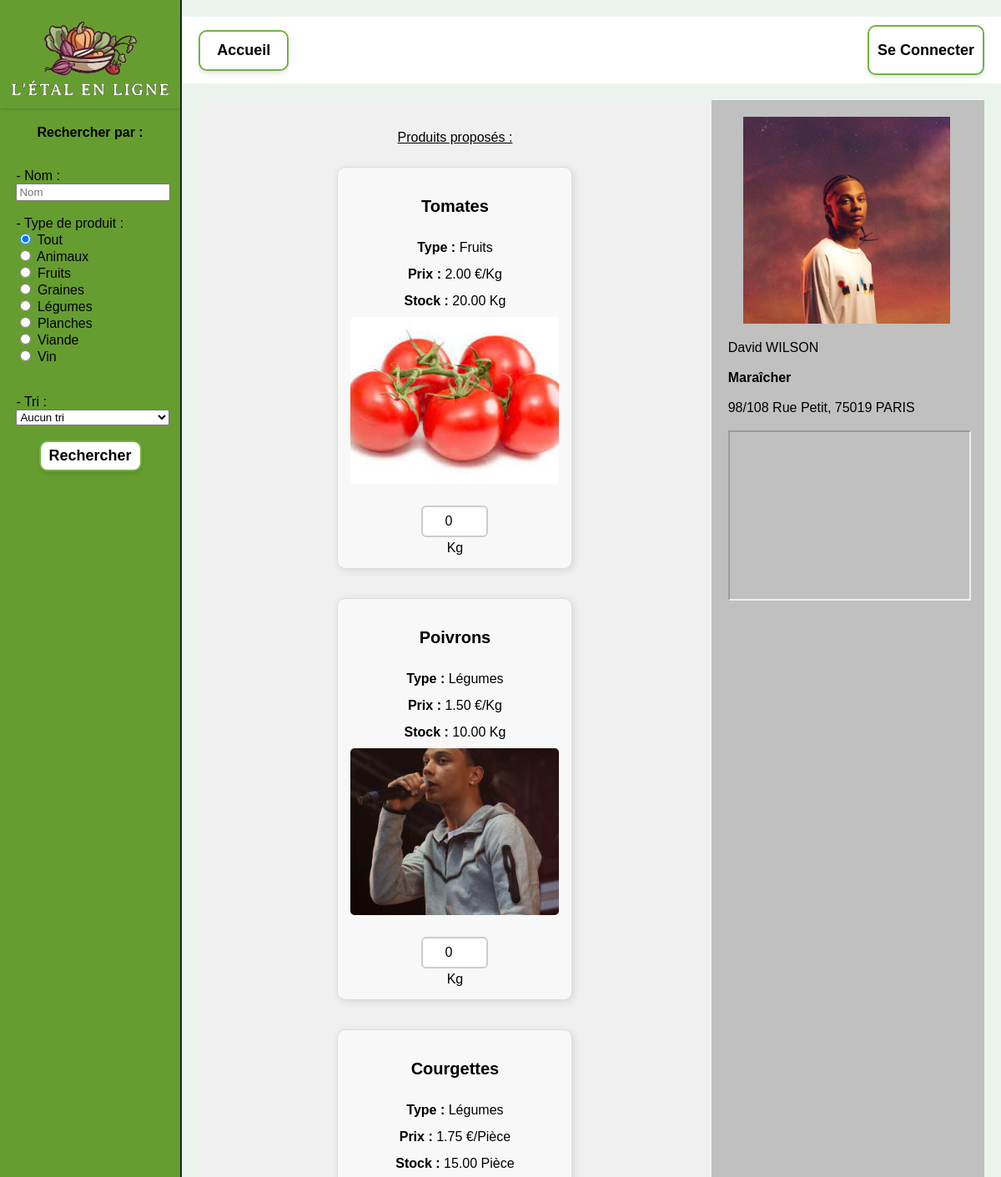
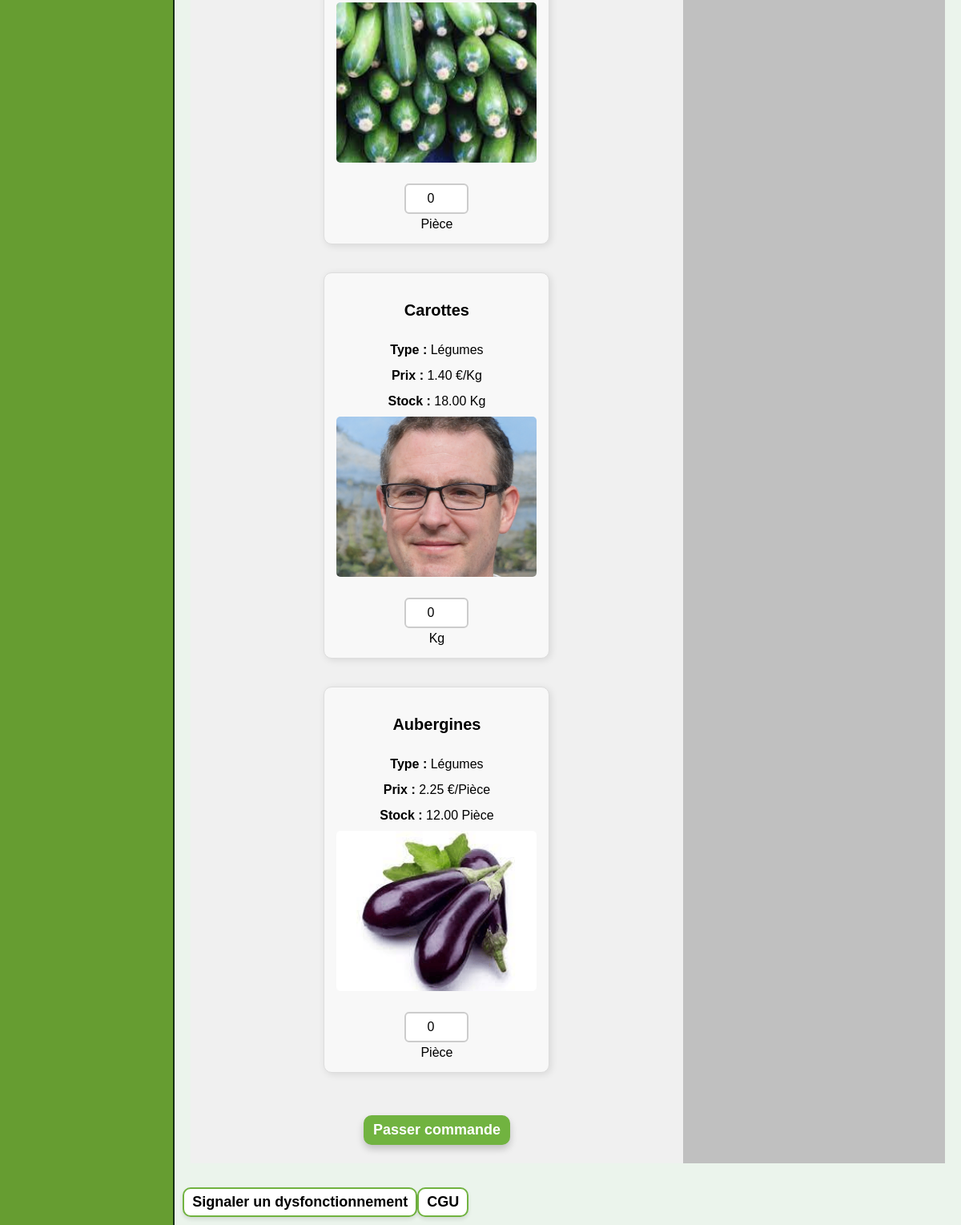
Page /producteur.php?Id_Prod=4 on the committed database (2 pictures, top to bottom).
### tables this page shows
CREATE TABLE PRODUCTEUR(
   Id_Prod INT,
   Id_Uti INT NOT NULL,
   Prof_Prod VARCHAR(50),
   PRIMARY KEY(Id_Prod),
   UNIQUE(Id_Uti),
   FOREIGN KEY(Id_Uti) REFERENCES UTILISATEUR(Id_Uti)
);

CREATE TABLE UTILISATEUR(
   Id_Uti INT,
   Prenom_Uti VARCHAR(50) NOT NULL,
   Nom_Uti VARCHAR(50) NOT NULL,
   Mail_Uti VARCHAR(50) NOT NULL,
   Adr_Uti VARCHAR(200) NOT NULL,
   Pwd_Uti VARCHAR(50) NOT NULL,
   PRIMARY KEY(Id_Uti),
   UNIQUE(Mail_Uti)
);

### languages/language_fr.php (called while the page is built, shortened)
<?php
$htmlRechercherPar = "Rechercher par : ";
$htmlTri="- Tri : ";
$htmlRechercher="Rechercher";
$htmlAccueil="Accueil";
$htmlSeConnecter="Se Connecter";
$htmlSignalerDys="Signaler un dysfonctionnement";
$htmlCGU="CGU";
$htmlTiretNom="- Nom : ";
$htmlNom="Nom";
$htmlLégumes="Légumes";
$htmlAucunTri="Aucun tri";
$htmlProduitsProposesDeuxPoints="Produits proposés : ";
$htmlImgProducteur="Image producteur";
$htmlPasserCommande="Passer commande";
$htmlImageNonFournie = "Image non fournie";
$htmlMaxStock = "Stock max";
$htmlTout = "Tout";
$htmlAnimaux = "Animaux";
$htmlFruits = "Fruits";
$htmlGraines = "Graines";
$htmlPlanches = "Planches";
$htmlViande = "Viande";
$htmlVin = "Vin";
$typeProduitsTrad = [
    "Animaux" => "Animaux",
    "Fruits" => "Fruits",
    "Graines" => "Graines",
    "Légumes" => "Légumes",
    "Planches" => "Planches",
    "Viande" => "Viande",
    "Vin" => "Vin"
];
$htmlLeKilo = "le kilo";
$htmlLaPiece = "la pièce";
$htmlKg = "Kg";
$htmlL = "L";
$htmlM2 = "m²";
$htmlPiece = "Pièce";
$htmlPrix = "Prix : ";
$htmlTypeDeuxPoints = "Type : ";
$htmlStockDeuxPoints = "Stock : ";
?>

### producteur.php (the view, shortened to what this page needs)
<!DOCTYPE html>
<html lang="fr">
<head>
    <?php
    require "language.php";
    ?>
    <link rel="stylesheet" type="text/css" href="css/style_general.css">
    <link rel="stylesheet" type="text/css" href="css/popup.css">
</head>
<body>
    <?php
    function dbConnect()
    {
        $utilisateur = "inf2pj02";
        $serveur = "localhost";
        $motdepasse = "ahV4saerae";
        $basededonnees = "inf2pj_02";
        $bdd = new PDO("mysql:host=$serveur;dbname=$basededonnees;charset=utf8mb4", $utilisateur, $motdepasse, [
            PDO::ATTR_ERRMODE => PDO::ERRMODE_EXCEPTION
        ]);
        $bdd->exec("SET NAMES utf8mb4");
        return $bdd;
    }
    $Id_Prod = htmlspecialchars($_GET["Id_Prod"]);
    if (isset($_GET["filtreType"]) == true) {
        $filtreType = htmlspecialchars($_GET["filtreType"]);
    } else {
        $filtreType = "TOUT";
    }
    if (isset($_GET["tri"]) == true) {
        $tri = htmlspecialchars($_GET["tri"]);
    } else {
        $tri = "No";
    }
    if (isset($_GET["rechercheNom"]) == true) {
        $rechercheNom = htmlspecialchars($_GET["rechercheNom"]);
    } else {
        $rechercheNom = "";
    }
    ?>
    <div class="container">
        <div class="leftColumn">
            <img class="logo" href="index.php" src="img/logo.png">
            <div class="contenuBarre">
                <center>
                    <p><strong><?php echo $htmlRechercherPar; ?></strong></p>
                </center>
                <br>
                <form action="producteur.php" method="get">
                    <?php echo $htmlTiretNom; ?>
                    <input type="text" name="rechercheNom" value="<?php echo $rechercheNom ?>" placeholder="<?php echo $htmlNom; ?>">
                    <br>
                    <br>
                    - Type de produit :
                    <br>
                    <label>
                        <input type="radio" name="filtreType" value="TOUT" <?php if ($filtreType == "TOUT") echo 'checked="true"'; ?>> <?php echo $htmlTout; ?>
                    </label>
                    <br>
                    <label>
                        <input type="radio" name="filtreType" value="ANIMAUX" <?php if ($filtreType == "ANIMAUX") echo 'checked="true"'; ?>> <?php echo $htmlAnimaux; ?>
                    </label>
                    <br>
                    <label>
                        <input type="radio" name="filtreType" value="FRUITS" <?php if ($filtreType == "FRUITS") echo 'checked="true"'; ?>> <?php echo $htmlFruits; ?>
                    </label>
                    <br>
                    <label>
                        <input type="radio" name="filtreType" value="GRAINS" <?php if ($filtreType == "GRAINS") echo 'checked="true"'; ?>> <?php echo $htmlGraines; ?>
                    </label>
                    <br>
                    <label>
                        <input type="radio" name="filtreType" value="LÉGUMES" <?php if ($filtreType == "LÉGUMES") echo 'checked="true"'; ?>> <?php echo $htmlLégumes; ?>
                    </label>
                    <br>
                    <label>
                        <input type="radio" name="filtreType" value="PLANCHES" <?php if ($filtreType == "PLANCHES") echo 'checked="true"'; ?>> <?php echo $htmlPlanches; ?>
                    </label>
                    <br>
                    <label>
                        <input type="radio" name="filtreType" value="VIANDE" <?php if ($filtreType == "VIANDE") echo 'checked="true"'; ?>> <?php echo $htmlViande; ?>
                    </label>
                    <br>
                    <label>
                        <input type="radio" name="filtreType" value="VIN" <?php if ($filtreType == "VIN") echo 'checked="true"'; ?>> <?php echo $htmlVin; ?>
                    </label>
                    <br>
                    <br>
                    <br>
                    <?php echo $htmlTri; ?>
                    <select name="tri">
                        <option value="No" <?php if ($tri == "No") echo 'selected="selected"'; ?>><?php echo $htmlAucunTri; ?></option>
                    </select>
                    <br>
                    <br>
                    <center>
                        <input type="submit" value="<?php echo $htmlRechercher; ?>">
                    </center>
                </form>
                <br>
                <br>
            </div>
        </div>
        <div class="rightColumn">
            <div class="topBanner">
                <div class="divNavigation">
                    <a class="bontonDeNavigation" href="index.php"><?php echo $htmlAccueil ?></a>
                </div>
                <form method="post">
                    <input type="submit" value="<?php if (!isset($_SESSION['Mail_Uti'])) {;
                                                    echo ($htmlSeConnecter);
                                                } else {
                                                    echo '' . $_SESSION['Mail_Uti'] . '';
                                                } ?>" class="boutonDeConnection">
                </form>
            </div>
            <form method="get" action="insert_commande.php">
                <div class="content-container">
                    <div class="product">
                        <p>
                            <center><U><?php echo $htmlProduitsProposesDeuxPoints; ?></U></center>
                        </p>
                        <div class="gallery-container">
                            <?php
                            $bdd = dbConnect();
                            if ($filtreType == "TOUT") {
                                $query = 'SELECT Id_Produit, Id_Prod, Nom_Produit, Desc_Type_Produit, Prix_Produit_Unitaire, Nom_Unite_Prix, Qte_Produit FROM Produits_d_un_producteur  WHERE Id_Prod= :Id_Prod';
                            } else {
                                $query = 'SELECT Id_Produit, Id_Prod, Nom_Produit, Desc_Type_Produit, Prix_Produit_Unitaire, Nom_Unite_Prix, Qte_Produit FROM Produits_d_un_producteur  WHERE Id_Prod= :Id_Prod AND Desc_Type_Produit= :filtreType';
                            }
                            if ($tri == "No") {
                                $query = $query . ';';
                            } else if ($tri == "PrixAsc") {
                                $query = $query . ' ORDER BY Prix_Produit_Unitaire ASC;';
                            } else if ($tri == "PrixDesc") {
                                $query = $query . ' ORDER BY Prix_Produit_Unitaire DESC;';
                            } else if ($tri == "Alpha") {
                                $query = $query . ' ORDER BY Nom_Produit ASC;';
                            } else if ($tri == "AntiAlpha") {
                                $query = $query . ' ORDER BY Nom_Produit DESC;';
                            }
                            $queryGetProducts = $bdd->prepare(($query));
                            if ($filtreType == "TOUT") {
                                $queryGetProducts->bindParam(":Id_Prod", $Id_Prod, PDO::PARAM_STR);
                            } else {
                                $queryGetProducts->bindParam(":Id_Prod", $Id_Prod, PDO::PARAM_STR);
                                $queryGetProducts->bindParam(":filtreType", $filtreType, PDO::PARAM_STR);
                            }
                            $queryGetProducts->execute();
                            $returnQueryGetProducts = $queryGetProducts->fetchAll(PDO::FETCH_ASSOC);
                            $unitesTrad = [
                                "Kg" => $htmlKg,
                                "kg" => $htmlKg,
                                "Kilo" => $htmlLeKilo,
                                "Le kilo" => $htmlLeKilo,
                                "L" => $htmlL,
                                "l" => $htmlL,
                                "m²" => $htmlM2,
                                "M²" => $htmlM2,
                                "Pièce" => $htmlPiece,
                                "piece" => $htmlPiece,
                                "la pièce" => $htmlLaPiece,
                                "Piece" => $htmlPiece
                            ];
                            $i = 0;
                            if (count($returnQueryGetProducts) == 0) {
                                echo $htmlAucunProduitEnStock;
                            } else {
                                while ($i < count($returnQueryGetProducts)) {
                                    $Id_Produit = $returnQueryGetProducts[$i]["Id_Produit"];
                                    $nomProduit = $returnQueryGetProducts[$i]["Nom_Produit"];
                                    $typeProduit = trim($returnQueryGetProducts[$i]["Desc_Type_Produit"]);
                                    $prixProduit = $returnQueryGetProducts[$i]["Prix_Produit_Unitaire"];
                                    $QteProduit = $returnQueryGetProducts[$i]["Qte_Produit"];
                                    $unitePrixProduit = $returnQueryGetProducts[$i]["Nom_Unite_Prix"];
                                    $classStock = ($QteProduit == 0) ? ' out-of-stock' : '';
                                    $typeProduit = ucfirst(strtolower($typeProduit));
                                    $typeProduitTraduit = isset($typeProduitsTrad[$typeProduit]) ? $typeProduitsTrad[$typeProduit] : $typeProduit;
                                    $uniteTraduit = isset($unitesTrad[$unitePrixProduit]) ? $unitesTrad[$unitePrixProduit] : $unitePrixProduit;
                                    echo '<div class="squareProduct' . $classStock . '">';
                                    echo '<h3>' . $nomProduit . '</h3>';
                                    echo '<p><strong>' . $htmlTypeDeuxPoints . '</strong> ' . $typeProduitTraduit . '</p>';
                                    echo '<p><strong>' . $htmlPrix . '</strong> ' . $prixProduit . ' €/' . $uniteTraduit . '</p>';
                                    echo '<p><strong>' . $htmlStockDeuxPoints . '</strong> ' . $QteProduit . ' ' . $uniteTraduit . '</p>';
                                    echo '<img class="img-produit" src="img_produit/' . $Id_Produit  . '.png" alt="' . $htmlImageNonFournie . '" style="width: 100%; height: 85%;" ><br>';
                                    if ($QteProduit > 0) {
                                        echo '<input type="number" class="input-quantity" name="' . $Id_Produit . '" placeholder="' . $htmlMaxStock . ' ' . $QteProduit . '" max="' . $QteProduit . '" min="0" value="0"> ' . $uniteTraduit;
                                    } else {
                                        echo '<input type="number" class="input-quantity disabled" name="' . $Id_Produit . '" placeholder="0" disabled> ' . $uniteTraduit;
                                        echo '<p class="rupture-message">⚠ ' . $htmlProduitEnRupture . '</p>';
                                    }
                                    echo '</div>';
                                    $i++;
                                }
                            }
                            ?>
                        </div>
                        <div class="centrecemachinbordeldemerde">
                            <button type="submit"><?php echo $htmlPasserCommande; ?></button>
                        </div>
                    </div>
                    <div class="producteur">
                        <?php
                        $bdd = dbConnect();
                        $queryInfoProd = $bdd->prepare(('SELECT UTILISATEUR.Id_Uti, UTILISATEUR.Adr_Uti, Prenom_Uti, Nom_Uti, Prof_Prod FROM UTILISATEUR INNER JOIN PRODUCTEUR ON UTILISATEUR.Id_Uti = PRODUCTEUR.Id_Uti WHERE PRODUCTEUR.Id_Prod= :Id_Prod ;'));
                        $queryInfoProd->bindParam(":Id_Prod", $Id_Prod, PDO::PARAM_STR);
                        $queryInfoProd->execute();
                        $returnQueryInfoProd = $queryInfoProd->fetchAll(PDO::FETCH_ASSOC);
                        $address = $returnQueryInfoProd[0]["Adr_Uti"];
                        $nom = $returnQueryInfoProd[0]["Nom_Uti"];
                        $prenom = $returnQueryInfoProd[0]["Prenom_Uti"];
                        $profession = $returnQueryInfoProd[0]["Prof_Prod"];
                        ?>
                        <div class="info-container">
                            <div class="img-prod">
                                <img class="img-test" src="img_producteur/<?php echo $Id_Prod; ?>.png" alt="<?php echo $htmlImgProducteur; ?>" style="width: 99%; height: 99%;">
                            </div>
                            <div class="text-info">
                                <?php
                                echo '</br>' . $prenom . ' ' . strtoupper($nom) . '</br></br><strong>' . $profession . '</strong></br></br>' . $address . '</br></br>';
                                ?>
                            </div>
                        </div>
                        <?php
                        if (isset($address)) {
                            $address = str_replace(" ", "+", $address);
                        ?>
                            <iframe class="map-frame" src="https://maps.google.com/maps?&q=<?php echo $address; ?>&output=embed " width="100%" height="100%"></iframe>
                        <?php }
                        ?>
            </form>
        </div>
    </div>
    <div class="basDePage">
        <form method="post">
            <input type="submit" value="<?php echo $htmlSignalerDys ?>" class="lienPopup">
        </form>
        <form method="post">
            <input type="submit" value="<?php echo $htmlCGU ?>" class="lienPopup">
        </form>
    </div>
</body>

### rows in the picture
producteur: Id_Uti.Prenom_Uti "David", Id_Uti.Nom_Uti "WILSON", Prof_Prod "Maraîcher", Id_Uti.Adr_Uti "98/108 Rue Petit, 75019 PARIS"

### other values in the picture
$htmlRechercherPar "Rechercher par :"
$htmlTiretNom "- Nom :"
$htmlTout "Tout"
$htmlAnimaux "Animaux"
$htmlFruits "Fruits"
$htmlGraines "Graines"
$htmlLégumes "Légumes"
$htmlPlanches "Planches"
$htmlViande "Viande"
$htmlVin "Vin"
$htmlTri "- Tri :"
$htmlAccueil "Accueil"
$htmlProduitsProposesDeuxPoints "Produits proposés :"
$nomProduit "Tomates"
$typeProduitTraduit "Fruits"
